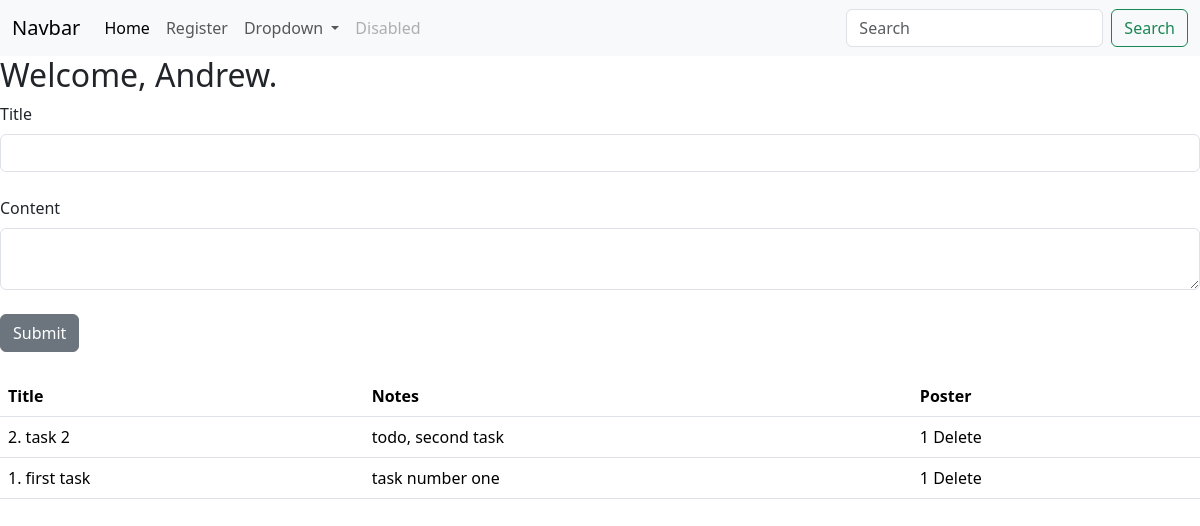
The page / (signed in) on the database its author committed.
### app/models/models.py (models this page shows, shortened)
class Users(db.Model, UserMixin):
    id = db.Column(db.Integer, primary_key=True)
    key = db.Column(db.String(20), nullable=False)
    username = db.Column(db.String(20), nullable=False, unique=True)
    name = db.Column(db.String(40), nullable=False)
    date_added = db.Column(db.DateTime, default=datetime.utcnow)
    password_hash = db.Column(db.String(128))
    @property
    def password(self):
        raise AttributeError('password is not a readable attribute!')

class GroupTasks(db.Model): # TODO reference other users, and each user can see their tasks
    id = db.Column(db.Integer, primary_key=True)
    poster_id = db.Column(db.Integer, db.ForeignKey('users.id'))
    title = db.Column(db.String(55))
    content = db.Column(db.Text)
    due_date = db.Column(db.DateTime, default=datetime.utcnow)
    date_posted = db.Column(db.DateTime, default=datetime.utcnow)
    status = db.Column(db.Integer, default = 0)
    tally = db.Column(db.Integer, default = 0)

### app/dash/routes.py (the view)
@dash_bp.route("/", methods=['GET', 'POST'])
def index():
    task_form = GroupTaskForm()
    if task_form.validate_on_submit():
        return paul.post_new_task_and_redirect(task_form)
    tasks = paul.get_homepage_tasks()
    return render_template("index.html", tasks=tasks, task_form=task_form)

### app/forms.py
class GroupTaskForm(FlaskForm):
    title = StringField("Title", validators=[DataRequired()])
    content = CKEditorField('Content', validators=[DataRequired()])
    submit = SubmitField("Submit")

### app/DataInterface/group.py (called while the page is built)
    def get_homepage_tasks(self):
        tasks = GroupTasks.query.order_by(GroupTasks.date_posted)
        get_tasks = []
        for i in tasks:
            get_tasks.append(i)
        return get_tasks[::-1]

### app/__init__.py (called while the page is built)
def create_app():
    app = Flask(__name__)
    app.config.from_object(Config)
    app.config['SECRET_KEY'] = "abcd"
    app.config['SESSION_TYPE'] = 'memcached'
    login_manager = LoginManager()
    login_manager.init_app(app)
    login_manager.login_view = 'login'
    @login_manager.user_loader
    def load_user(user_id):
        return Users.query.get(int(user_id))
    @login_manager.user_loader
    def get_user(ident):
        return Users.query.get(int(ident))
    from .auth.routes import auth_bp
    app.register_blueprint(auth_bp)
    from .dash.routes import dash_bp
    app.register_blueprint(dash_bp)
    db.init_app(app)
    with app.app_context():
        db.create_all()
    app.register_error_handler(403, forbidden)
    return app

### app/templates/index.html (shortened to what this page needs)
{%extends 'base.html'%}
{% block content %}
{% if current_user.is_authenticated %}
<h2>Welcome, {{current_user.name}}.</h2>
<form method="POST">
    {{ task_form.title.label(class="form-label") }}
    {{ task_form.title(class="form-control") }}
    <br/>
    {{ task_form.content.label(class="form-label") }}
    {{ task_form.content(class="form-control") }}
    <br/>
    {{ task_form.submit(class="btn btn-secondary") }}
</form>
<br>
<table class="table">
    <thead>
      <tr>
        <th scope="col">Title</th>
        <th scope="col">Notes</th>
        <th scope="col"></th>
        <th scope="col">Poster</th>
      </tr>
    </thead>
    {%for u in tasks%}
    <tbody>
      <tr>
        <td scope="row">{{u.id}}. {{u.title}}</td>
        <td colspan="2" style="max-width: 500px;">{{u.content}}</td>
        <td>{{u.poster_id}} {%if u.poster_id == current_user.id%} Delete {%endif%}</td>
      </tr>
    </tbody>
    {%endfor%}
</table>
{%else%}
please <a href="{{ url_for('auth_bp.login') }}">Login</a>
{%endif%}
{% endblock %}

### app/templates/base.html (shortened to what this page needs)
<!doctype html>
<html lang="en">
    <head>
        <link href="https://cdn.jsdelivr.net/npm/bootstrap@5.3.2/dist/css/bootstrap.min.css" rel="stylesheet">
        <link href="{{url_for('static', filename='css/styles.css')}}" rel="stylesheet">
      </head>
<body>
    {%include 'navbar.html'%}
    {%block content%}
    {%endblock%}
</body>
</html>

### app/templates/navbar.html (shortened to what this page needs)
<nav class="navbar navbar-expand-lg bg-light">
    <div class="container-fluid">
      <a class="navbar-brand" href="#">Navbar</a>
      <div class="collapse navbar-collapse" id="navbarSupportedContent">
        <ul class="navbar-nav me-auto mb-2 mb-lg-0">
          <li class="nav-item">
            <a class="nav-link active" aria-current="page" href="{{ url_for('dash_bp.index') }}">Home</a>
          </li>
          <li class="nav-item">
            <a class="nav-link" href="{{ url_for('auth_bp.new_user') }}">Register</a>
          </li>
          <li class="nav-item dropdown">
            <a class="nav-link dropdown-toggle" href="#" role="button" data-bs-toggle="dropdown" aria-expanded="false">
              Dropdown
            </a>
          </li>
          <li class="nav-item">
            <a class="nav-link disabled">Disabled</a>
          </li>
        </ul>
        <form class="d-flex" role="search">
          <input class="form-control me-2" type="search" placeholder="Search" aria-label="Search">
          <button class="btn btn-outline-success" type="submit">Search</button>
        </form>
      </div>
    </div>
  </nav>

### rows shown on the page
Users: name "Andrew"
GroupTasks: id "2", title "task 2", content "todo, second task", poster_id "1", shows "Delete"
GroupTasks: id "1", title "first task", content "task number one", poster_id "1", shows "Delete"

### other values the page prints
{{ task_form.title.label(class="form-label") }} "Title"
{{ task_form.content.label(class="form-label") }} "Content"
